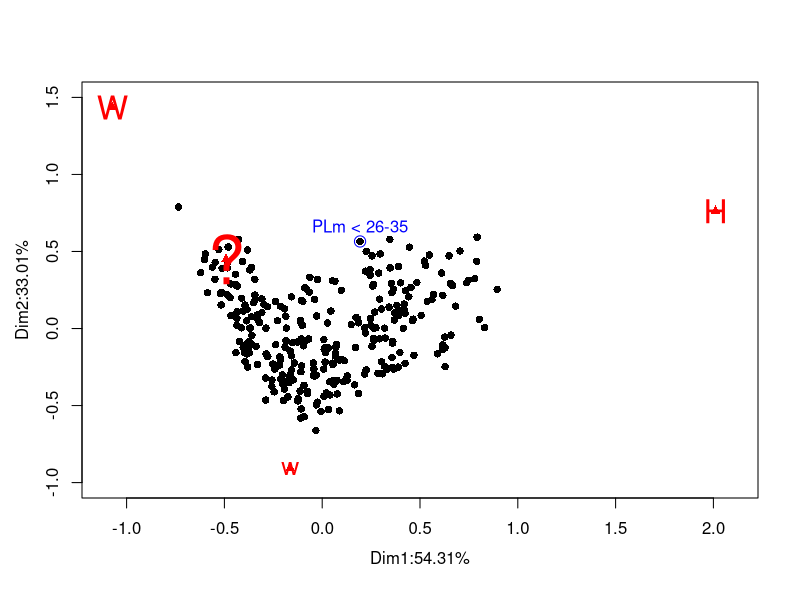

This chart was generated by the following R code:
## ---- chunk 1
knitr::opts_chunk$set(
	echo = TRUE,
	message = FALSE,
	warning = FALSE,
	comment = ""
)
## ---- chunk 2
library("readxl")
data <- read_excel("womenraw.xls")
cat("The sum of gender is 9(meaning missing):",sum(data$G==9),"\n")
cat("The total observation of womenraw dataset:",dim(data)[1])
## ---- chunk 3
library(kableExtra)
library(tidyverse)
rm.data <- data[-which(data$G == 9),]
mat <- xtabs(~rm.data$C+rm.data$G+rm.data$A+rm.data$Q3,data=rm.data)
mat <- data.frame(mat)
colnames(mat) <- c("C","G","A","Q3","Freq")
contingency.mat <- matrix(0,nrow = 24*2*6,ncol = 4)
for (i in 1:4){
  index <- sort(unique(mat$Q3))[i]
  contingency.mat[,i] <- mat$Freq[which(mat$Q3==i)]
}
contingency.mat <- data.frame(contingency.mat)
colnames(contingency.mat) =c("W","w","H","?") 
con.mat <- cbind(mat[1:288,1:3],contingency.mat)
omit = matrix(rep("...", ncol(con.mat)*2), nrow = 2)
colnames(omit) <- colnames(con.mat)
a <- which(mat$C == 16 & mat$G == 1 & mat$A == 2 & mat$Q3==1) 
print <- rbind(con.mat[1:2,],omit,con.mat[a,],omit,con.mat[287:288,])
kable(print,row.names = FALSE) %>%
add_header_above(c(" ", " ", " ", "Q3" = 4))
## ---- chunk 4
library(ca)
ca = ca(contingency.mat)
principal.coord <- cacoord(ca,type="rowprincipal") 
row.coord <-  principal.coord$rows 
plot(x = row.coord[,1],y=-row.coord[,2],pch=16,col="black",
     xlab="",ylab="",xlim=c(-1.1,2.1),ylim=c(-1,1.5))  
mtext(paste0("Dim1:",100*round((ca$sv^2)[1]/sum(ca$rowinertia),4),"%"),
      side=1, line=2.5) 
mtext(paste0("Dim2:",100*round((ca$sv^2)[2]/sum(ca$rowinertia),4),"%"), 
      side=2, line=2.5) 
points(x = ca$colcoord[,1],y = -ca$colcoord[,2],col="red",pch=17)
text(x=ca$colcoord[,1],y=-ca$colcoord[,2],cex = c(2,1.5,2,4),
     labels = c("W","w","H","?"),col = c("red","red","red","red"))
points(x = row.coord[a,1],y = -row.coord[a,2],
       col="blue",pch = 1,cex=1.5)
text(x= row.coord[a,1],y =-row.coord[a,2] + 0.1 ,cex=1,
     labels = "PLm < 26-35",col="blue")
